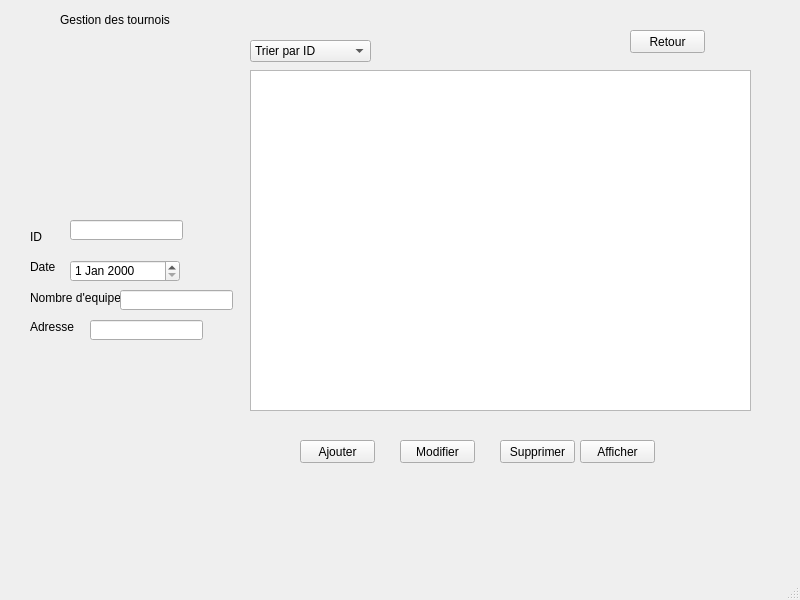
<?xml version="1.0" encoding="UTF-8"?>
<ui version="4.0">
 <class>MainWindow</class>
 <widget class="QMainWindow" name="MainWindow">
  <property name="geometry">
   <rect>
    <x>0</x>
    <y>0</y>
    <width>800</width>
    <height>600</height>
   </rect>
  </property>
  <property name="windowTitle">
   <string>MainWindow</string>
  </property>
  <widget class="QWidget" name="centralwidget">
   <widget class="QStackedWidget" name="stackedWidget">
    <property name="geometry">
     <rect>
      <x>20</x>
      <y>0</y>
      <width>741</width>
      <height>531</height>
     </rect>
    </property>
    <property name="currentIndex">
     <number>3</number>
    </property>
    <widget class="QWidget" name="page">
     <widget class="QPushButton" name="Login">
      <property name="geometry">
       <rect>
        <x>300</x>
        <y>290</y>
        <width>75</width>
        <height>23</height>
       </rect>
      </property>
      <property name="text">
       <string>Login</string>
      </property>
     </widget>
     <widget class="QLineEdit" name="login_cin">
      <property name="geometry">
       <rect>
        <x>280</x>
        <y>190</y>
        <width>133</width>
        <height>20</height>
       </rect>
      </property>
     </widget>
     <widget class="QLabel" name="label">
      <property name="geometry">
       <rect>
        <x>256</x>
        <y>190</y>
        <width>18</width>
        <height>20</height>
       </rect>
      </property>
      <property name="text">
       <string>CIN</string>
      </property>
     </widget>
     <widget class="QWidget" name="layoutWidget">
      <property name="geometry">
       <rect>
        <x>236</x>
        <y>220</y>
        <width>206</width>
        <height>22</height>
       </rect>
      </property>
      <layout class="QHBoxLayout" name="horizontalLayout_2">
       <item>
        <widget class="QLabel" name="label_2">
         <property name="text">
          <string>Mot De Passe</string>
         </property>
        </widget>
       </item>
       <item>
        <widget class="QLineEdit" name="login_motdepasse">
         <property name="echoMode">
          <enum>QLineEdit::Password</enum>
         </property>
        </widget>
       </item>
      </layout>
     </widget>
    </widget>
    <widget class="QWidget" name="page_2">
     <widget class="QPushButton" name="Gestion_utilisateurs">
      <property name="geometry">
       <rect>
        <x>230</x>
        <y>140</y>
        <width>311</width>
        <height>111</height>
       </rect>
      </property>
      <property name="text">
       <string>Gestion d'utilisateurs</string>
      </property>
     </widget>
     <widget class="QPushButton" name="Gestion_tournois">
      <property name="geometry">
       <rect>
        <x>234</x>
        <y>302</y>
        <width>311</width>
        <height>101</height>
       </rect>
      </property>
      <property name="text">
       <string>Gestion des tournois</string>
      </property>
     </widget>
    </widget>
    <widget class="QWidget" name="page_3">
     <widget class="QLabel" name="label_3">
      <property name="geometry">
       <rect>
        <x>10</x>
        <y>10</y>
        <width>241</width>
        <height>16</height>
       </rect>
      </property>
      <property name="text">
       <string>Gestion des utilisateurs</string>
      </property>
     </widget>
     <widget class="QPushButton" name="Retour_utilisateur">
      <property name="geometry">
       <rect>
        <x>660</x>
        <y>20</y>
        <width>75</width>
        <height>23</height>
       </rect>
      </property>
      <property name="text">
       <string>Retour</string>
      </property>
     </widget>
     <widget class="QLabel" name="label_5">
      <property name="geometry">
       <rect>
        <x>19</x>
        <y>140</y>
        <width>18</width>
        <height>20</height>
       </rect>
      </property>
      <property name="text">
       <string>CIN</string>
      </property>
     </widget>
     <widget class="QLabel" name="label_6">
      <property name="geometry">
       <rect>
        <x>23</x>
        <y>170</y>
        <width>21</width>
        <height>20</height>
       </rect>
      </property>
      <property name="text">
       <string>Nom</string>
      </property>
     </widget>
     <widget class="QLabel" name="label_7">
      <property name="geometry">
       <rect>
        <x>23</x>
        <y>200</y>
        <width>64</width>
        <height>20</height>
       </rect>
      </property>
      <property name="text">
       <string>Mot de passe</string>
      </property>
     </widget>
     <widget class="QLabel" name="label_8">
      <property name="geometry">
       <rect>
        <x>23</x>
        <y>230</y>
        <width>39</width>
        <height>20</height>
       </rect>
      </property>
      <property name="text">
       <string>Adresse</string>
      </property>
     </widget>
     <widget class="QLabel" name="label_9">
      <property name="geometry">
       <rect>
        <x>23</x>
        <y>260</y>
        <width>21</width>
        <height>20</height>
       </rect>
      </property>
      <property name="text">
       <string>Role</string>
      </property>
     </widget>
     <widget class="QLineEdit" name="Cin">
      <property name="geometry">
       <rect>
        <x>43</x>
        <y>140</y>
        <width>133</width>
        <height>20</height>
       </rect>
      </property>
     </widget>
     <widget class="QLineEdit" name="Nom">
      <property name="geometry">
       <rect>
        <x>50</x>
        <y>170</y>
        <width>133</width>
        <height>20</height>
       </rect>
      </property>
     </widget>
     <widget class="QLineEdit" name="Motdepasse">
      <property name="geometry">
       <rect>
        <x>93</x>
        <y>200</y>
        <width>133</width>
        <height>20</height>
       </rect>
      </property>
      <property name="echoMode">
       <enum>QLineEdit::Password</enum>
      </property>
     </widget>
     <widget class="QLineEdit" name="Adresse">
      <property name="geometry">
       <rect>
        <x>68</x>
        <y>230</y>
        <width>133</width>
        <height>20</height>
       </rect>
      </property>
     </widget>
     <widget class="QPushButton" name="Ajouter_Utilisateur">
      <property name="geometry">
       <rect>
        <x>260</x>
        <y>480</y>
        <width>75</width>
        <height>23</height>
       </rect>
      </property>
      <property name="text">
       <string>Ajouter </string>
      </property>
     </widget>
     <widget class="QPushButton" name="Modifier_Utilisateur">
      <property name="geometry">
       <rect>
        <x>350</x>
        <y>480</y>
        <width>75</width>
        <height>23</height>
       </rect>
      </property>
      <property name="text">
       <string>Modifier</string>
      </property>
     </widget>
     <widget class="QPushButton" name="Supprimer_Utilisateur">
      <property name="geometry">
       <rect>
        <x>440</x>
        <y>480</y>
        <width>75</width>
        <height>23</height>
       </rect>
      </property>
      <property name="text">
       <string>Supprimer</string>
      </property>
     </widget>
     <widget class="QPushButton" name="Afficher_Utilisateur">
      <property name="geometry">
       <rect>
        <x>530</x>
        <y>480</y>
        <width>75</width>
        <height>23</height>
       </rect>
      </property>
      <property name="text">
       <string>Afficher</string>
      </property>
     </widget>
     <widget class="QComboBox" name="comboBox">
      <property name="geometry">
       <rect>
        <x>50</x>
        <y>260</y>
        <width>69</width>
        <height>20</height>
       </rect>
      </property>
      <property name="focusPolicy">
       <enum>Qt::WheelFocus</enum>
      </property>
     </widget>
     <widget class="QTableView" name="TabUtilisatuer">
      <property name="geometry">
       <rect>
        <x>255</x>
        <y>70</y>
        <width>521</width>
        <height>391</height>
       </rect>
      </property>
     </widget>
     <widget class="QLineEdit" name="Rechercher_utilisateur">
      <property name="geometry">
       <rect>
        <x>250</x>
        <y>40</y>
        <width>201</width>
        <height>20</height>
       </rect>
      </property>
      <property name="contextMenuPolicy">
       <enum>Qt::NoContextMenu</enum>
      </property>
      <property name="inputMask">
       <string/>
      </property>
      <property name="text">
       <string/>
      </property>
      <property name="frame">
       <bool>true</bool>
      </property>
      <property name="echoMode">
       <enum>QLineEdit::Normal</enum>
      </property>
      <property name="dragEnabled">
       <bool>false</bool>
      </property>
      <property name="readOnly">
       <bool>false</bool>
      </property>
      <property name="placeholderText">
       <string>Rechercher</string>
      </property>
      <property name="cursorMoveStyle">
       <enum>Qt::LogicalMoveStyle</enum>
      </property>
      <property name="clearButtonEnabled">
       <bool>true</bool>
      </property>
     </widget>
     <widget class="QComboBox" name="Tri_utilisateur">
      <property name="geometry">
       <rect>
        <x>500</x>
        <y>40</y>
        <width>121</width>
        <height>22</height>
       </rect>
      </property>
      <item>
       <property name="text">
        <string>Trier par nom (ASC)</string>
       </property>
      </item>
      <item>
       <property name="text">
        <string>Trier par role </string>
       </property>
      </item>
     </widget>
    </widget>
    <widget class="QWidget" name="page_4">
     <widget class="QLabel" name="label_4">
      <property name="geometry">
       <rect>
        <x>40</x>
        <y>10</y>
        <width>131</width>
        <height>20</height>
       </rect>
      </property>
      <property name="text">
       <string>Gestion des tournois</string>
      </property>
     </widget>
     <widget class="QPushButton" name="Retour_tournois">
      <property name="geometry">
       <rect>
        <x>610</x>
        <y>30</y>
        <width>75</width>
        <height>23</height>
       </rect>
      </property>
      <property name="text">
       <string>Retour</string>
      </property>
     </widget>
     <widget class="QTableView" name="TabTournois">
      <property name="geometry">
       <rect>
        <x>230</x>
        <y>70</y>
        <width>501</width>
        <height>341</height>
       </rect>
      </property>
     </widget>
     <widget class="QLabel" name="label_10">
      <property name="geometry">
       <rect>
        <x>10</x>
        <y>260</y>
        <width>47</width>
        <height>13</height>
       </rect>
      </property>
      <property name="text">
       <string>Date</string>
      </property>
     </widget>
     <widget class="QLabel" name="label_11">
      <property name="geometry">
       <rect>
        <x>10</x>
        <y>230</y>
        <width>47</width>
        <height>13</height>
       </rect>
      </property>
      <property name="text">
       <string>ID</string>
      </property>
     </widget>
     <widget class="QLabel" name="label_12">
      <property name="geometry">
       <rect>
        <x>10</x>
        <y>290</y>
        <width>91</width>
        <height>16</height>
       </rect>
      </property>
      <property name="text">
       <string>Nombre d'equipes</string>
      </property>
     </widget>
     <widget class="QLabel" name="label_13">
      <property name="geometry">
       <rect>
        <x>10</x>
        <y>320</y>
        <width>47</width>
        <height>13</height>
       </rect>
      </property>
      <property name="text">
       <string>Adresse</string>
      </property>
     </widget>
     <widget class="QDateEdit" name="dateEdit">
      <property name="geometry">
       <rect>
        <x>50</x>
        <y>260</y>
        <width>110</width>
        <height>22</height>
       </rect>
      </property>
     </widget>
     <widget class="QLineEdit" name="ID">
      <property name="geometry">
       <rect>
        <x>50</x>
        <y>220</y>
        <width>113</width>
        <height>20</height>
       </rect>
      </property>
     </widget>
     <widget class="QLineEdit" name="Nombre_equipe">
      <property name="geometry">
       <rect>
        <x>100</x>
        <y>290</y>
        <width>113</width>
        <height>20</height>
       </rect>
      </property>
     </widget>
     <widget class="QLineEdit" name="Adresse_Tournois">
      <property name="geometry">
       <rect>
        <x>70</x>
        <y>320</y>
        <width>113</width>
        <height>20</height>
       </rect>
      </property>
     </widget>
     <widget class="QPushButton" name="Ajouter_Tournois">
      <property name="geometry">
       <rect>
        <x>280</x>
        <y>440</y>
        <width>75</width>
        <height>23</height>
       </rect>
      </property>
      <property name="text">
       <string>Ajouter</string>
      </property>
     </widget>
     <widget class="QPushButton" name="Afficher_Tounrois">
      <property name="geometry">
       <rect>
        <x>560</x>
        <y>440</y>
        <width>75</width>
        <height>23</height>
       </rect>
      </property>
      <property name="text">
       <string>Afficher</string>
      </property>
     </widget>
     <widget class="QPushButton" name="Modifier_Tournois">
      <property name="geometry">
       <rect>
        <x>380</x>
        <y>440</y>
        <width>75</width>
        <height>23</height>
       </rect>
      </property>
      <property name="text">
       <string>Modifier</string>
      </property>
     </widget>
     <widget class="QPushButton" name="Supprimer_Tournois">
      <property name="geometry">
       <rect>
        <x>480</x>
        <y>440</y>
        <width>75</width>
        <height>23</height>
       </rect>
      </property>
      <property name="text">
       <string>Supprimer</string>
      </property>
     </widget>
     <widget class="QComboBox" name="Tri_Tournois">
      <property name="geometry">
       <rect>
        <x>230</x>
        <y>40</y>
        <width>121</width>
        <height>22</height>
       </rect>
      </property>
      <item>
       <property name="text">
        <string>Trier par ID</string>
       </property>
      </item>
      <item>
       <property name="text">
        <string>Trier par date</string>
       </property>
      </item>
      <item>
       <property name="text">
        <string>Trier par nombre equipe</string>
       </property>
      </item>
     </widget>
    </widget>
   </widget>
  </widget>
  <widget class="QMenuBar" name="menubar">
   <property name="geometry">
    <rect>
     <x>0</x>
     <y>0</y>
     <width>800</width>
     <height>21</height>
    </rect>
   </property>
  </widget>
  <widget class="QStatusBar" name="statusbar"/>
 </widget>
 <resources/>
 <connections/>
</ui>
